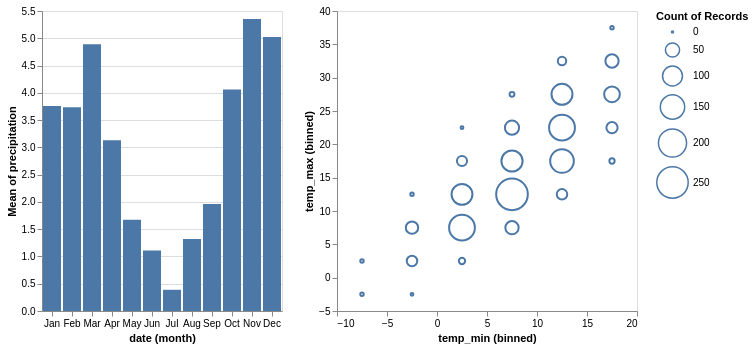

Vega-Lite specification for this chart:
### Vega-Lite specification from a JSON file in a GitHub repository (floating-point values rounded to 4 significant figures; data arrays with more than 128 entries replaced by an {"elided": "..."} marker saying what was removed)
{"$schema": "https://vega.github.io/schema/vega-lite/v4.json", "description": "Two horizonally concatenated charts that show a histogram of precipitation in Seattle and the relationship between min and max temperature.", "data": {"values": {"elided": "2922 records"}}, "transform": [{"filter": "datum.location === 'Seattle'"}], "hconcat": [{"mark": "bar", "encoding": {"x": {"timeUnit": "month", "field": "date", "type": "ordinal"}, "y": {"aggregate": "mean", "field": "precipitation"}}}, {"mark": "point", "encoding": {"x": {"field": "temp_min", "bin": true}, "y": {"field": "temp_max", "bin": true}, "size": {"aggregate": "count"}}}]}
